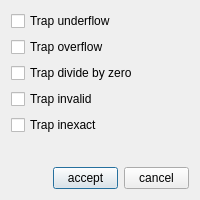
<?xml version="1.0" encoding="UTF-8"?>
<ui version="4.0">
 <class>pqSQRemoteSignalDialogForm</class>
 <widget class="QDialog" name="pqSQRemoteSignalDialogForm">
  <property name="minimumSize">
   <size>
    <width>200</width>
    <height>200</height>
   </size>
  </property>
  <property name="windowTitle">
   <string>Floating Point Exception Editor</string>
  </property>
  <layout class="QVBoxLayout" name="verticalLayout">
   <item>
    <widget class="QCheckBox" name="fpeTrapUnderflow">
     <property name="enabled">
      <bool>true</bool>
     </property>
     <property name="text">
      <string>Trap underflow</string>
     </property>
    </widget>
   </item>
   <item>
    <widget class="QCheckBox" name="fpeTrapOverflow">
     <property name="enabled">
      <bool>true</bool>
     </property>
     <property name="text">
      <string>Trap overflow</string>
     </property>
    </widget>
   </item>
   <item>
    <widget class="QCheckBox" name="fpeTrapDivByZero">
     <property name="enabled">
      <bool>true</bool>
     </property>
     <property name="text">
      <string>Trap divide by zero</string>
     </property>
    </widget>
   </item>
   <item>
    <widget class="QCheckBox" name="fpeTrapInvalid">
     <property name="enabled">
      <bool>true</bool>
     </property>
     <property name="text">
      <string>Trap invalid</string>
     </property>
    </widget>
   </item>
   <item>
    <widget class="QCheckBox" name="fpeTrapInexact">
     <property name="enabled">
      <bool>true</bool>
     </property>
     <property name="text">
      <string>Trap inexact</string>
     </property>
    </widget>
   </item>
   <item>
    <spacer name="verticalSpacer">
     <property name="orientation">
      <enum>Qt::Vertical</enum>
     </property>
     <property name="sizeHint" stdset="0">
      <size>
       <width>20</width>
       <height>9</height>
      </size>
     </property>
    </spacer>
   </item>
   <item>
    <layout class="QHBoxLayout" name="horizontalLayout">
     <item>
      <spacer name="horizontalSpacer">
       <property name="orientation">
        <enum>Qt::Horizontal</enum>
       </property>
       <property name="sizeHint" stdset="0">
        <size>
         <width>40</width>
         <height>20</height>
        </size>
       </property>
      </spacer>
     </item>
     <item>
      <widget class="QPushButton" name="acccept">
       <property name="sizePolicy">
        <sizepolicy hsizetype="MinimumExpanding" vsizetype="Minimum">
         <horstretch>0</horstretch>
         <verstretch>0</verstretch>
        </sizepolicy>
       </property>
       <property name="minimumSize">
        <size>
         <width>0</width>
         <height>0</height>
        </size>
       </property>
       <property name="maximumSize">
        <size>
         <width>65</width>
         <height>24</height>
        </size>
       </property>
       <property name="toolTip">
        <string>Exec</string>
       </property>
       <property name="text">
        <string>accept</string>
       </property>
      </widget>
     </item>
     <item>
      <widget class="QPushButton" name="cancel">
       <property name="sizePolicy">
        <sizepolicy hsizetype="MinimumExpanding" vsizetype="Minimum">
         <horstretch>0</horstretch>
         <verstretch>0</verstretch>
        </sizepolicy>
       </property>
       <property name="minimumSize">
        <size>
         <width>0</width>
         <height>0</height>
        </size>
       </property>
       <property name="maximumSize">
        <size>
         <width>65</width>
         <height>24</height>
        </size>
       </property>
       <property name="toolTip">
        <string>Exec</string>
       </property>
       <property name="text">
        <string>cancel</string>
       </property>
      </widget>
     </item>
    </layout>
   </item>
  </layout>
 </widget>
 <resources/>
 <connections>
  <connection>
   <sender>acccept</sender>
   <signal>released()</signal>
   <receiver>pqSQRemoteSignalDialogForm</receiver>
   <slot>accept()</slot>
   <hints>
    <hint type="sourcelabel">
     <x>145</x>
     <y>288</y>
    </hint>
    <hint type="destinationlabel">
     <x>140</x>
     <y>158</y>
    </hint>
   </hints>
  </connection>
  <connection>
   <sender>cancel</sender>
   <signal>released()</signal>
   <receiver>pqSQRemoteSignalDialogForm</receiver>
   <slot>reject()</slot>
   <hints>
    <hint type="sourcelabel">
     <x>231</x>
     <y>288</y>
    </hint>
    <hint type="destinationlabel">
     <x>140</x>
     <y>158</y>
    </hint>
   </hints>
  </connection>
 </connections>
</ui>
